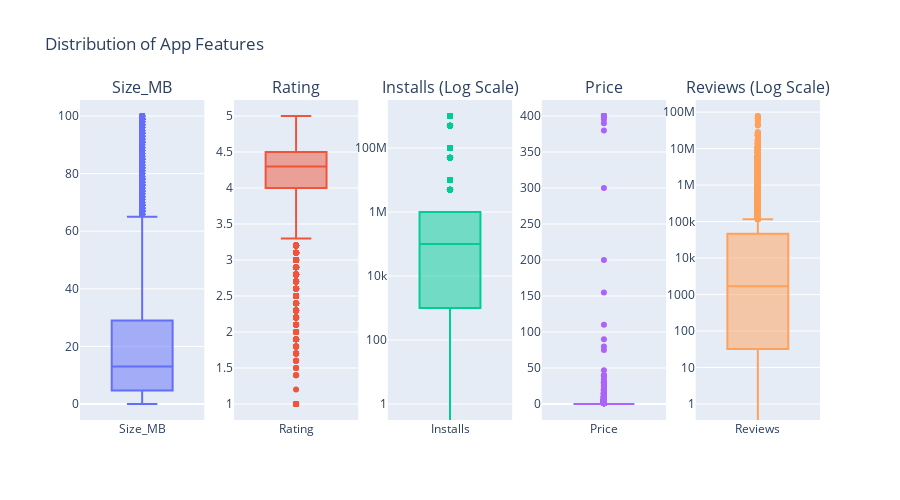

Source (notebook cell):
### Markdown cell above
כפי שניתן לראות אין קורולציות חזקות בין הנתונים.

נצלול קצת יותר לנתונים עצמם

### Code cell
fig = make_subplots(rows=1, cols=5, subplot_titles=("Size_MB", "Rating", "Installs (Log Scale)", "Price", "Reviews (Log Scale)"))

fig.add_trace(go.Box(y=apps['Size_MB'], name='Size_MB'), row=1, col=1)
fig.add_trace(go.Box(y=apps['Rating'], name='Rating'), row=1, col=2)
fig.add_trace(go.Box(y=apps['Installs'], name='Installs'), row=1, col=3)
fig.update_yaxes(type="log", row=1, col=3)

fig.add_trace(go.Box(y=apps['Price'], name='Price'), row=1, col=4)
fig.add_trace(go.Box(y=apps['Reviews'], name='Reviews'), row=1, col=5)
fig.update_yaxes(type="log", row=1, col=5)
fig.update_layout(height=500, width=900, title_text="Distribution of App Features", showlegend=False)

fig.show()

### Figure 1 — Plotly figure (JSON) as saved in the notebook; plotly's stock layout.template omitted (floating-point values rounded to 4 significant figures; data arrays with more than 128 entries replaced by an {"elided": "..."} marker saying what was removed)
{"data": [{"name": "Size_MB", "type": "box", "xaxis": "x", "y": {"elided": "10338 float values"}, "yaxis": "y"}, {"name": "Rating", "type": "box", "xaxis": "x2", "y": {"elided": "10338 float values"}, "yaxis": "y2"}, {"name": "Installs", "type": "box", "xaxis": "x3", "y": {"elided": "10338 int values"}, "yaxis": "y3"}, {"name": "Price", "type": "box", "xaxis": "x4", "y": {"elided": "10338 float values"}, "yaxis": "y4"}, {"name": "Reviews", "type": "box", "xaxis": "x5", "y": {"elided": "10338 int values"}, "yaxis": "y5"}], "layout": {"annotations": [{"font": {"size": 16}, "showarrow": false, "text": "Size_MB", "x": 0.084, "xanchor": "center", "xref": "paper", "y": 1, "yanchor": "bottom", "yref": "paper"}, {"font": {"size": 16}, "showarrow": false, "text": "Rating", "x": 0.292, "xanchor": "center", "xref": "paper", "y": 1, "yanchor": "bottom", "yref": "paper"}, {"font": {"size": 16}, "showarrow": false, "text": "Installs (Log Scale)", "x": 0.5, "xanchor": "center", "xref": "paper", "y": 1, "yanchor": "bottom", "yref": "paper"}, {"font": {"size": 16}, "showarrow": false, "text": "Price", "x": 0.708, "xanchor": "center", "xref": "paper", "y": 1, "yanchor": "bottom", "yref": "paper"}, {"font": {"size": 16}, "showarrow": false, "text": "Reviews (Log Scale)", "x": 0.916, "xanchor": "center", "xref": "paper", "y": 1, "yanchor": "bottom", "yref": "paper"}], "height": 500, "showlegend": false, "title": {"text": "Distribution of App Features"}, "width": 900, "xaxis": {"anchor": "y", "autorange": true, "domain": [0, 0.168], "range": [-0.5, 0.5], "type": "category"}, "xaxis2": {"anchor": "y2", "autorange": true, "domain": [0.208, 0.376], "range": [-0.5, 0.5], "type": "category"}, "xaxis3": {"anchor": "y3", "autorange": true, "domain": [0.416, 0.584], "range": [-0.5, 0.5], "type": "category"}, "xaxis4": {"anchor": "y4", "autorange": true, "domain": [0.624, 0.792], "range": [-0.5, 0.5], "type": "category"}, "xaxis5": {"anchor": "y5", "autorange": true, "domain": [0.832, 1], "range": [-0.5, 0.5], "type": "category"}, "yaxis": {"anchor": "x", "autorange": true, "domain": [0, 1], "range": [-5.547, 105.6], "type": "linear"}, "yaxis2": {"anchor": "x2", "autorange": true, "domain": [0, 1], "range": [0.7778, 5.222], "type": "linear"}, "yaxis3": {"anchor": "x3", "autorange": true, "domain": [0, 1], "range": [-0.5, 9.5], "type": "log"}, "yaxis4": {"anchor": "x4", "autorange": true, "domain": [0, 1], "range": [-22.22, 422.2], "type": "linear"}, "yaxis5": {"anchor": "x5", "autorange": true, "domain": [0, 1], "range": [-0.4385, 8.331], "type": "log"}}}
